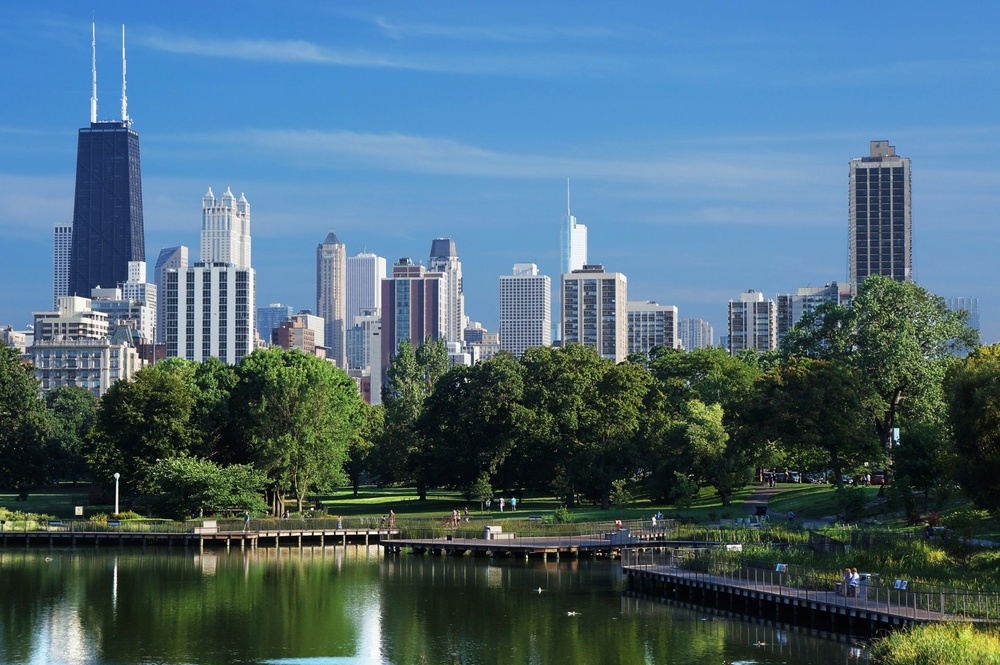
#> input picture lab 9/chikago-ssha-amerika-neboskreby-nebo-voda-most-leto.jpg, 1000 x 665 px, shrunk from 1920 x 1276 before the run; its folder holds only this picture in this run
$ python 'lab 9.py'
#> lines starting #> are read from the running program, lines starting #| are printed output that depends on the picture
import os
from PIL import ImageFilter, Image

def z1():
    os.chdir("lab 9")
    directory = os.getcwd() #копируем путь
    if not os.path.isdir("new"): #если папки нет он её создаёт
        os.mkdir("new")
    for filename in os.listdir(directory):
        f = os.path.join(directory, filename)
        if os.path.isfile(f) and filename.endswith('.jpg'):
            img = Image.open(f)
#> img is the input picture: PIL image 1000x665 RGB; mean R, G, B 76.3, 105.5, 121
            newimg = img.filter(ImageFilter.FIND_EDGES)
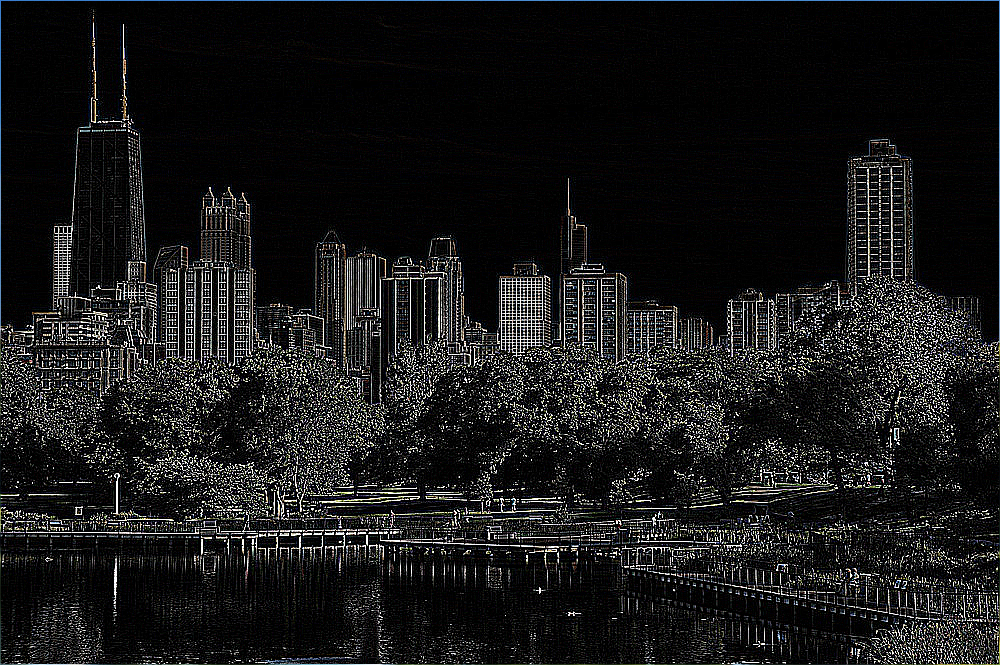
#> newimg: PIL image 1000x665 RGB; mean R, G, B 25.1, 25.1, 25.2
            os.chdir("new")
            newimg.save("new_" + filename)

def z3():
    import csv
    otvet='Нужно купить:\n'
    summa=0
    with open('data.csv') as per:
        reader = csv.reader(per)
        for row in reader:
            otvet = otvet+row[0]+' - '+row[1]+ ' шт. за '+ row[2] + ' руб.\n'
            summa+=int(row[2])
    print(otvet+'Итоговая сумма = ', summa, ' руб' )

z1()
